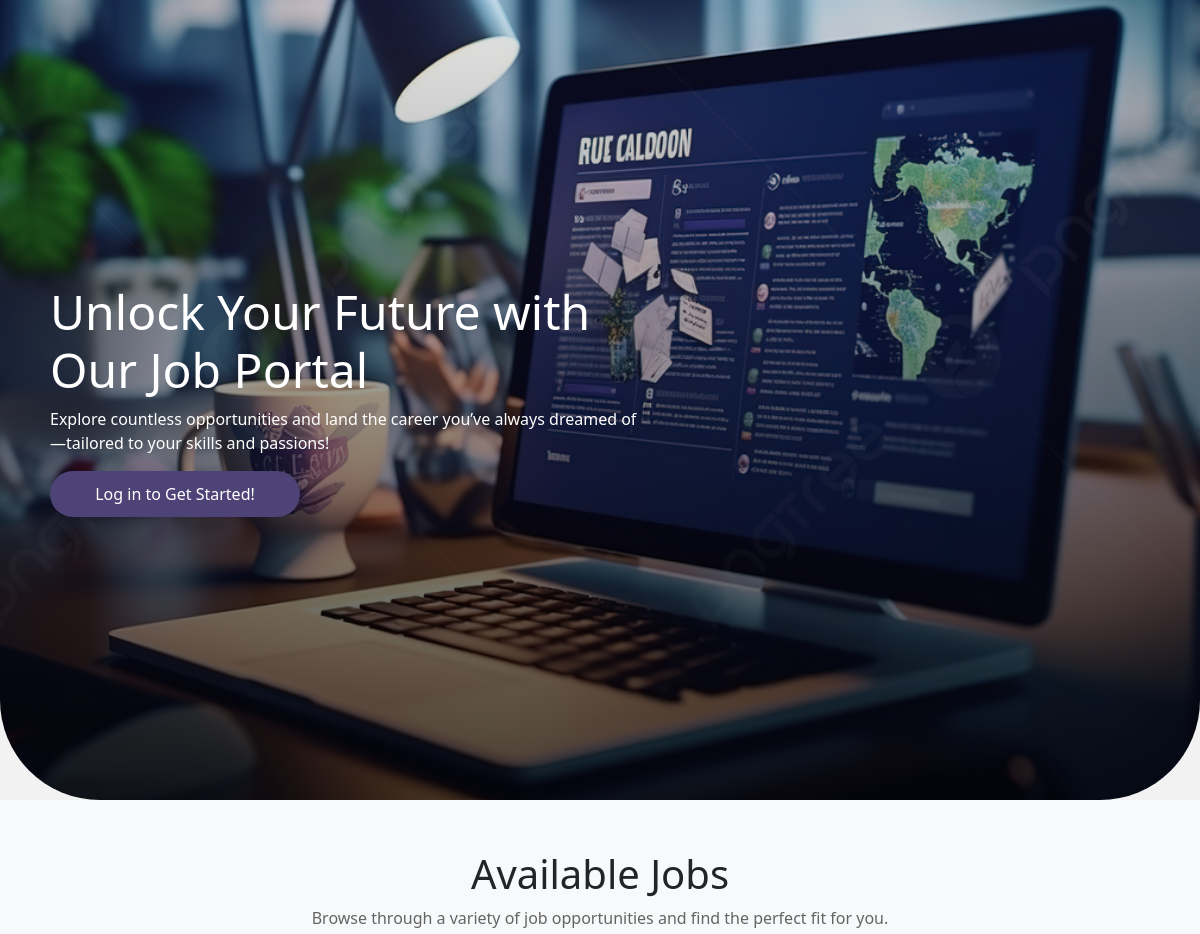
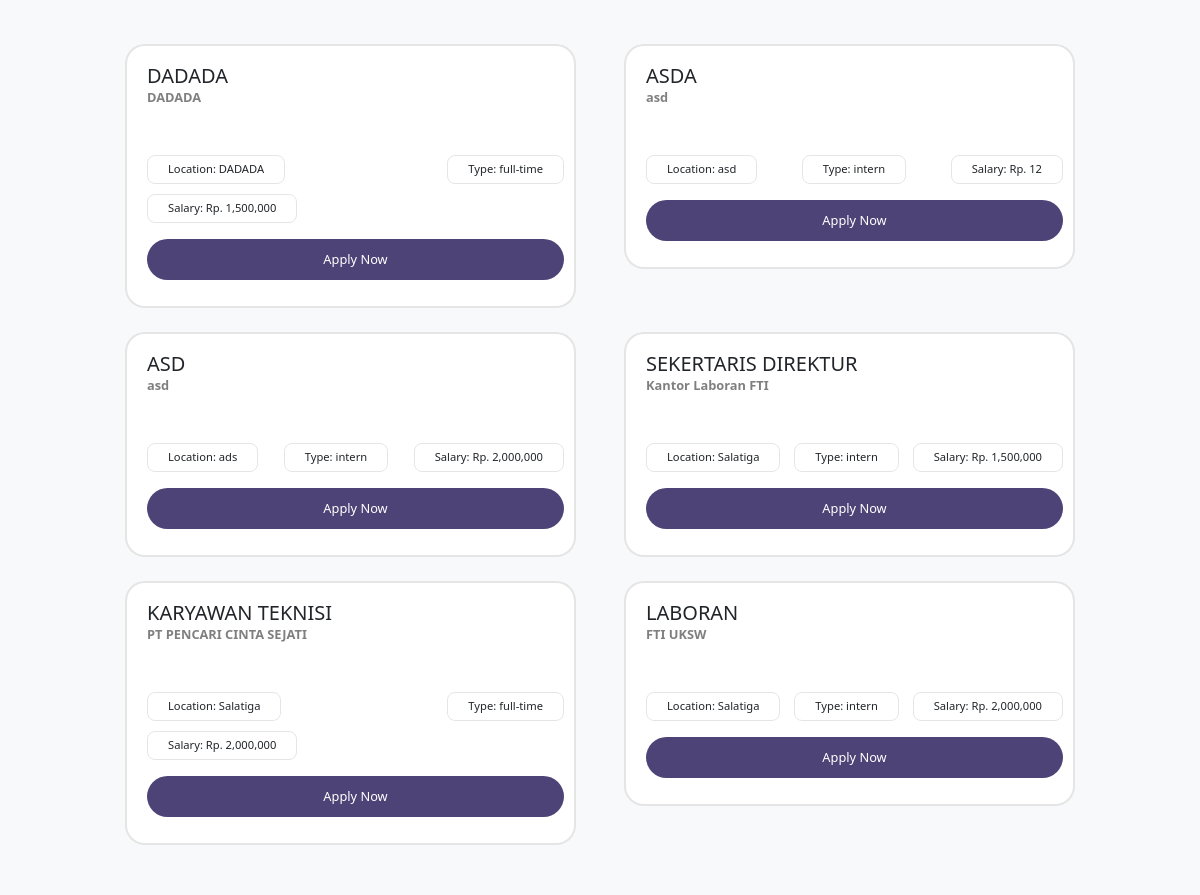
The page / on the database its author committed (2 pictures, top to bottom).
### tables this page shows
CREATE TABLE `tb_jobs` (
  `id` int(11) NOT NULL,
  `title` varchar(255) NOT NULL,
  `description` text NOT NULL,
  `requirements` text NOT NULL,
  `employment_type` enum('intern','full-time') NOT NULL,
  `salary_range` varchar(100) DEFAULT NULL,
  `company_name` varchar(255) NOT NULL,
  `location` varchar(255) DEFAULT NULL,
  `created_at` timestamp NOT NULL DEFAULT current_timestamp(),
  `updated_at` timestamp NOT NULL DEFAULT current_timestamp() ON UPDATE current_timestamp(),
  `created_by` int(11) NOT NULL,
  `expired_at` timestamp NULL DEFAULT NULL,
  `status` enum('active','expired','deleted') DEFAULT 'active'
);

### index.php (the view, shortened to what this page needs)
<?php
require 'db.php';
$query = "SELECT id, title, company_name, location, employment_type, salary_range
            FROM tb_jobs
            WHERE status = 'active'
            ORDER BY created_at DESC";
$result = $conn->query($query);
?>
<!DOCTYPE html>
<html lang="en">
<head>
    <link href="https://cdn.jsdelivr.net/npm/bootstrap@5.3.0-alpha1/dist/css/bootstrap.min.css" rel="stylesheet">
</head>
<body>
    <div class="header">
        <div>
            <h1>Unlock Your Future with Our Job Portal</h1>
            <p>Explore countless opportunities and land the career you’ve always dreamed of—tailored to your skills and passions!</p>
            <a href="login.php" class="btn btn-custom">Log in to Get Started!</a>
        </div>
    </div>
    <div class="job-section">
        <div class="container">
            <div class="text-center mb-5">
                <h2 class="fs-1">Available Jobs</h2>
                <p style="color: rgba(0,0,0,0.6)">Browse through a variety of job opportunities and find the perfect fit for you.</p>
            </div>
            <div class="row justify-content-center mt-5 gap-4">
                <?php if ($result && $result->num_rows > 0): ?>
                    <?php while ($row = $result->fetch_assoc()): ?>
                        <div class="col-md-5">
                            <div class="card-job">
                                <div class="mb-3">
                                    <h5 style="margin:0;text-transform: uppercase;" class="mt-2"><?= htmlspecialchars($row['title']) ?></h5>
                                    <p style="margin:0;color: rgba(0,0,0,0.5);font-size:.8rem;" class="fw-semibold"><?= htmlspecialchars($row['company_name']) ?></p>
                                    <div class="mt-5 container-job-kapsul justify-content-between">
                                        <p class="job-kapsul">Location: <?= htmlspecialchars($row['location']) ?></p>
                                        <p class="job-kapsul">Type: <?= htmlspecialchars($row['employment_type']) ?></p>
                                        <p class="job-kapsul">Salary: Rp. <?= htmlspecialchars(number_format($row['salary_range'])) ?></p>
                                    </div>
                                    <a href="login.php" class="mt-2 btn btn-custom-apply mt-3">Apply Now</a>
                                </div>
                            </div>
                        </div>
                    <?php endwhile; ?>
                <?php else: ?>
                    <p class="text-center">No jobs available at the moment. Please check back later!</p>
                <?php endif; ?>
            </div>
        </div>
    </div>
</body>
</html>

### index.php (style rules this page uses)
body { background-color: #f2f2f2; }
.header { height: 100vh; display: flex; padding: 10px 50px; justify-content: start; align-items: center; text-align: left; color: #fff; border-bottom-left-radius: 100px; border-bottom-right-radius: 100px; background: linear-gradient(rgba(0, 0, 0, 0.1), rgba(0, 0, 0, 0.7)), url('src/photos/background.jpg') no-repeat center center; background-size: cover; }
.header div { max-width: 600px; }
.header h1 { font-size: 3rem; }
.btn-custom { background-color: #4e4376; color: white; font-size: 1rem; padding: 10px 20px; width: 250px; border-radius: 25px; text-decoration: none; }
.job-section { background-color: #f8f9fa; padding: 50px 20px; }
.card-job { border: 2px solid rgba(0, 0, 0, 0.1); background-color: white; padding: 10px 10px 10px 20px; border-radius: 20px; transition: all 0.3s ease-in-out; }
.container-job-kapsul { display: flex; flex-wrap: wrap; gap: 10px; }
.job-kapsul { font-size: .7rem; padding-left: 20px; padding-top: 5px; padding-bottom: 5px; padding-right: 20px; border-radius: 8px; margin: 0; border: 1px solid rgba(0, 0, 0, 0.1); transition: all 0.3s ease-in-out; }
.btn-custom-apply { background-color: #4e4376; color: white; font-size: .8rem; padding: 10px 20px; width:100%; border-radius: 25px; text-decoration: none; }

### rows shown on the page
tb_jobs: title "DADADA", company_name "DADADA", location "DADADA", employment_type "full-time", salary_range "1,500,000"
tb_jobs: title "ASDA", company_name "asd", location "asd", employment_type "intern", salary_range "12"
tb_jobs: title "ASD", company_name "asd", location "ads", employment_type "intern", salary_range "2,000,000"
tb_jobs: title "SEKERTARIS DIREKTUR", company_name "Kantor Laboran FTI", location "Salatiga", employment_type "intern", salary_range "1,500,000"
tb_jobs: title "KARYAWAN TEKNISI", company_name "PT PENCARI CINTA SEJATI", location "Salatiga", employment_type "full-time", salary_range "2,000,000"
tb_jobs: title "LABORAN", company_name "FTI UKSW", location "Salatiga", employment_type "intern", salary_range "2,000,000"
